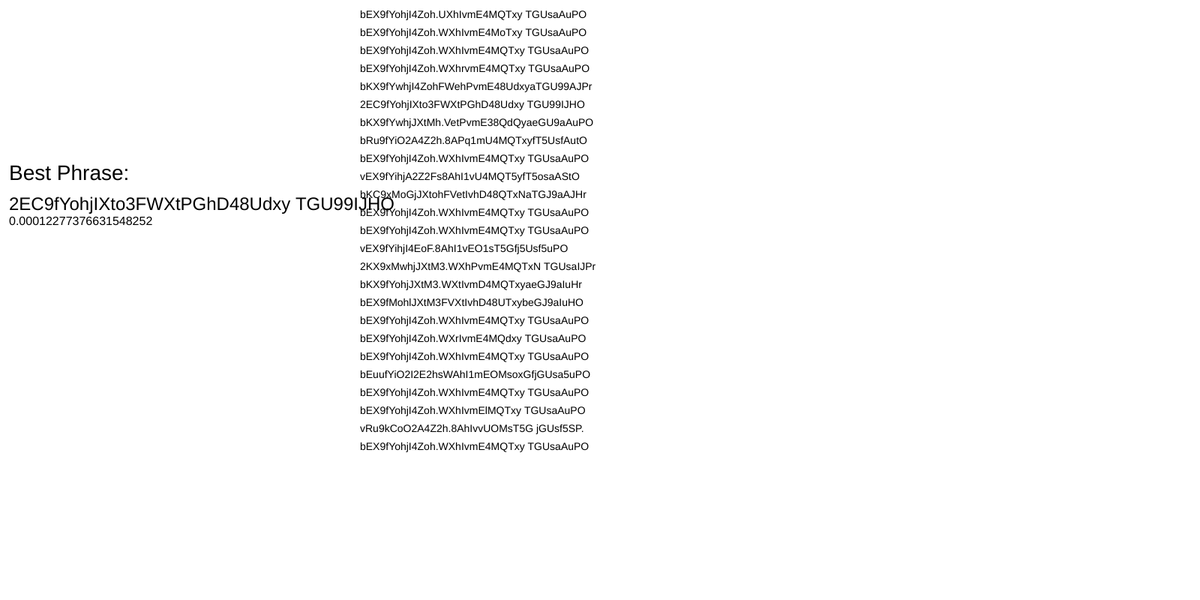
Frame 1 (no input)
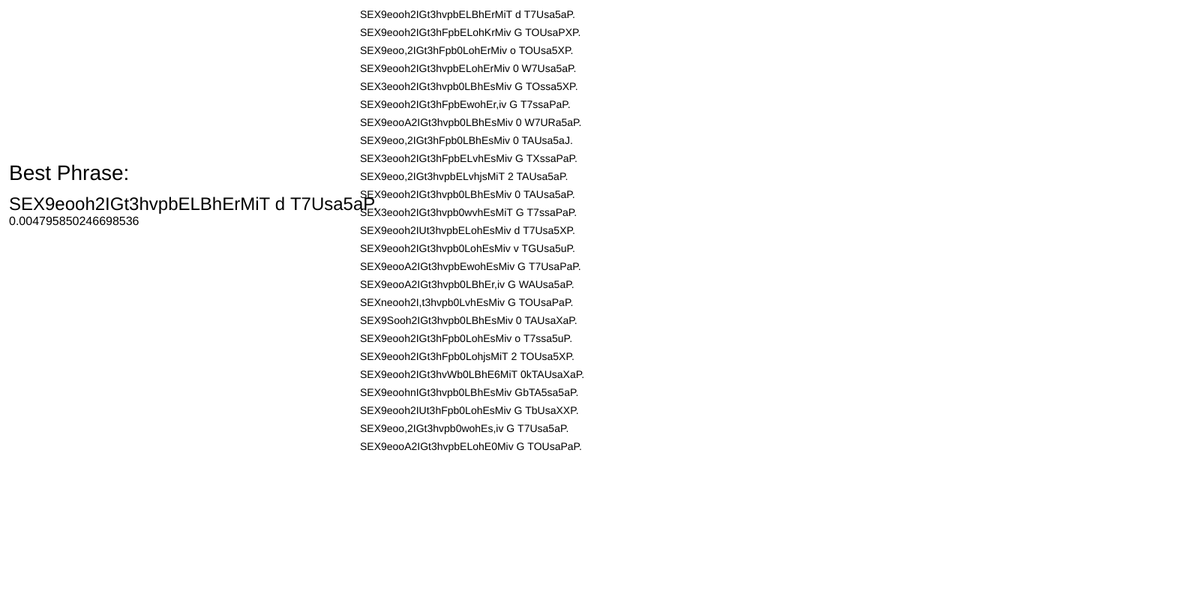
Frame 60 (no input)
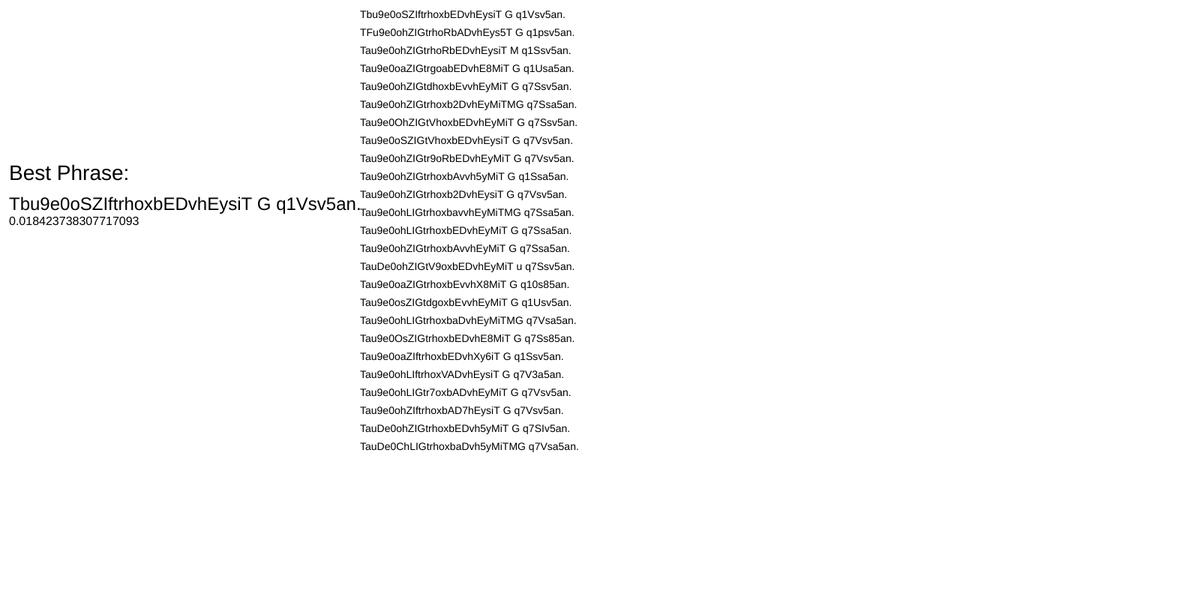
Frame 120 (the mouse pressed at the canvas centre since frame 60)

The p5.js sketch that drew these frames (run headless with seeded random() and noise() and a simulated clock; from frame 60 on, the mouse is pressed at the canvas centre):

// p5.js sketch
// ── sketch.js
let target = 'To be or not to be that is a question.'
let population;
let populationNum = 25;
let maxLength = target.length;
let mutationRate = 0.01;

function setup() {
  createCanvas(1600, 800);
  population = new Population(populationNum, target);

  // STEP 1 Init population
  population.init(maxLength);
}

function draw(){
  background(255);
  textSize(28);
  text('Best Phrase: ', 12, 240);

  // STEP 2 Select
  population.select();

  // STEP 3 Crossover
  population.crossover(mutationRate);

  population.show(480, 24, 24);

  console.log(population.matingPool)

  textSize(24);
  text(population.getBestPopulation().phenotype, 12, 280);


  textSize(16);
  text(population.getBestPopulation().fitness, 12, 300);

  // console.log(population)
  // noLoop();
}
// ── DNA.js
function DNA(maxLength = 0){
  this.gene = [];
  this.fitness = 0;
  this.posibile = 'ABCDEFGHIJKLMNOPQRSTUVWXYZabcdefghijklmnopqrstuvwxyz0123456789 .,'

}

DNA.prototype.init = function(maxLength = 0){
  this.gene = [];

  // let _stringLength = Math.floor(Math.random() * maxLength)
  let _stringLength = maxLength

  for (let i = 0; i < _stringLength; i++) {
    let _random = Math.floor(Math.random() * this.posibile.length)
    let _randomChar = this.posibile.charAt(_random)
    this.gene.push(_randomChar) 
  }
}

DNA.prototype.setFitness = function(target){
  let _score = 0;

  for (let i = 0; i < target.length; i++) {
    if(this.gene[i] != undefined){
      if(this.gene[i] == target.charAt(i)){
        _score++;
      }
    } else {
      break;
    }
  }

  this.fitness = _score/target.length;
  this.fitness = pow(this.fitness, 4)
}

DNA.prototype.crossover = function(dna){
  let _newDna = new DNA();
  // console.log(dna)

  let _newDnaLength = Math.round((this.gene.length + dna.gene.length)/2)

  for (let i = 0; i < _newDnaLength; i++) {
    let _random = Math.random()

    if(_random > 0.5){
      if(!!this.gene[i]){
        _newDna.gene.push(this.gene[i])
      }else{
        _newDna.gene.push(dna.gene[i])
      }
    }else{
      if(!!dna.gene[i]){
        _newDna.gene.push(dna.gene[i])
      }else{
        _newDna.gene.push(this.gene[i])
      }
    }
  }
  return _newDna
}

DNA.prototype.mutate = function(mutationRate){
  for (let i = 0; i < this.gene.length; i++) {
    if(Math.random() < mutationRate){
      let _random = Math.floor(Math.random() * this.posibile.length)
      this.gene[i] = this.posibile.charAt(_random)
    }
  }
}
// ── Population.js
function Population(num, target){
  this.population = [];
  this.matingPool = [];
  this.maxLength;
  this.populationNum = num;
  this.dnas = []
  this.target = target;
}


// STEP 1 Init
Population.prototype.init = function(maxLength){
  this.population = [];
  this.maxLength = maxLength;
  for (let i = 0; i < this.populationNum; i++) {
    this.dnas.push(new DNA())
    this.dnas[i].init(maxLength);
    this.population.push(this.dnas[i].gene.join(''))
  }
}


// STEP 2 Select
Population.prototype.select = function(){
  let _tempPool = [];
  this.matingPool = [];

  this.dnas.forEach(dna => {
    dna.setFitness(this.target)
    if(dna.fitness > 0){
      _tempPool.push(dna)
    }
  })

  if(_tempPool.length == 0){
    this.init(this.maxLength)
    this.matingPool = this.dnas
  } else {
    let totalFitness = _tempPool.sum('fitness')

    _tempPool.forEach(dna=>{
      // console.log("dna.fitness: ",dna.fitness)
      let likelihood = Math.floor(dna.fitness/totalFitness * 100)
      // console.log("likelihood: ", likelihood)
      for (let i = 0; i < likelihood; i++) {
        this.matingPool.push(dna)
      }
    })
  }
}

Population.prototype.getBestPopulation = function(){
  let _best = 0;
  let _bestFitness = this.dnas[_best].fitness;

  for (let i = 0; i < this.dnas.length; i++) {
    if(this.dnas[i].fitness > _bestFitness){
      _bestFitness = this.dnas[i].fitness
      _best = i
    }
  }

  return {
    phenotype: this.population[_best],
    fitness: this.dnas[_best].fitness,
  }
}

// STEP 3 Crossover
Population.prototype.crossover = function(mutationRate){
  for (let i = 0; i < this.population.length; i++) {
    let _a = Math.floor(Math.random() * this.matingPool.length)
    let _b = Math.floor(Math.random() * this.matingPool.length)
    let _parentA = this.matingPool[_a];
    let _parentB = this.matingPool[_b];
    // console.log(this.matingPool)
    
    // console.log(this.matingPool);
    // console.log('_parentA:' + _parentA);
    // console.log('_parentB:' + _parentB);
  
    let _child = _parentA.crossover(_parentB);
  
    _child.mutate(mutationRate);

    this.population[i] = _child.gene.join('');
    this.dnas[i] = _child
    this.dnas[i].setFitness(this.target)
  }
}



Population.prototype.show = function(x, y, s){
  for (let i = 0; i < this.population.length; i++) {
    textSize(14);
    text(this.population[i], x, i * s + y)
  }
}

Array.prototype.sum = function (prop) {
  var total = 0
  for ( let i = 0 ; i < this.length; i++ ) {
      total += this[i][prop]
  }
  return total
}
